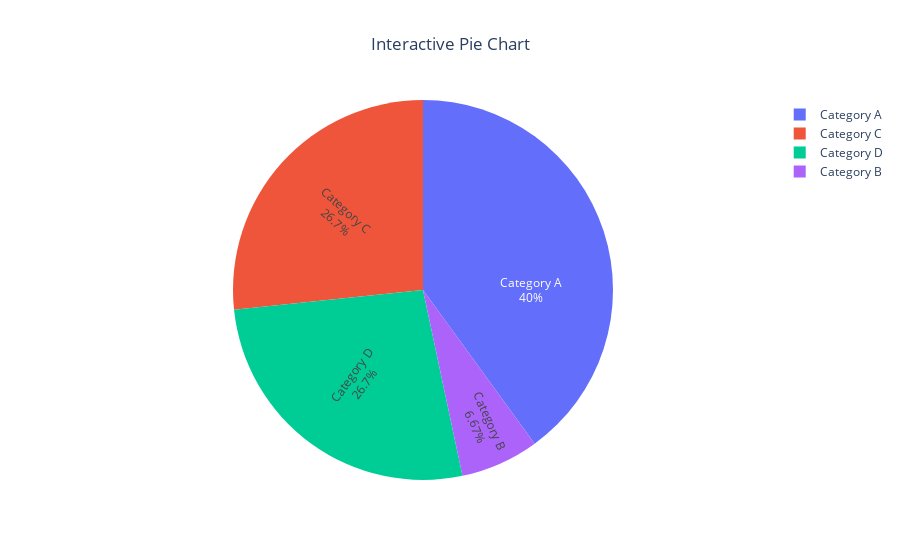

This figure's notebook cell:
### Markdown cell above
### 21. Using Plotly, create an interactive pie chart of randomly generated data, add labels and percentages, set the title as 'Interactive Pie Chart'.

### Code cell
import plotly.graph_objects as go
import numpy as np

# Generate random data
np.random.seed(0)
labels = ['Category A', 'Category B', 'Category C', 'Category D']
values = np.random.randint(1, 10, size=len(labels))

# Create a pie chart using Plotly
fig = go.Figure(data=[go.Pie(labels=labels, values=values, textinfo='label+percent',
                             insidetextorientation='radial')])

# Update layout with title
fig.update_layout(
    title='Interactive Pie Chart',
    title_x=0.5  # Center the title horizontally
)

# Show the plot
fig.show()

### Figure 1 — Plotly figure (JSON) as saved in the notebook; plotly's stock layout.template omitted (floating-point values rounded to 4 significant figures)
{"data": [{"insidetextorientation": "radial", "labels": ["Category A", "Category B", "Category C", "Category D"], "textinfo": "label+percent", "type": "pie", "values": [6, 1, 4, 4]}], "layout": {"title": {"text": "Interactive Pie Chart", "x": 0.5}}}
